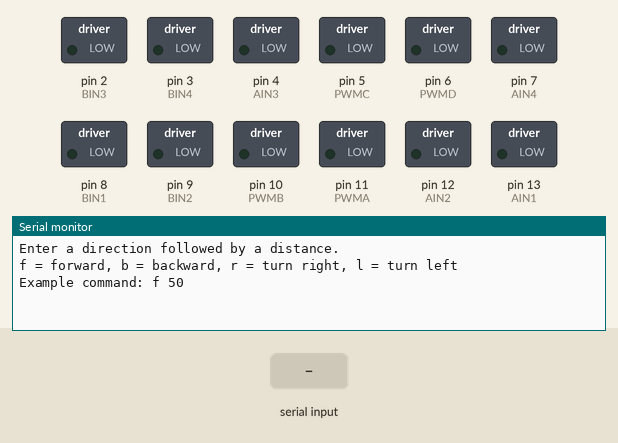
A sketch run on a simulated Arduino Uno, built with avr-gcc and run on an emulated ATmega328P. Shown: switched loads named in the sketch (green lamp = pin HIGH), the last lines printed to the serial monitor. Inputs (shaded band) come from the test bench.

Above: at 1.2 s.
1.3 s: "f\n" received over Serial
At 4.1 s:
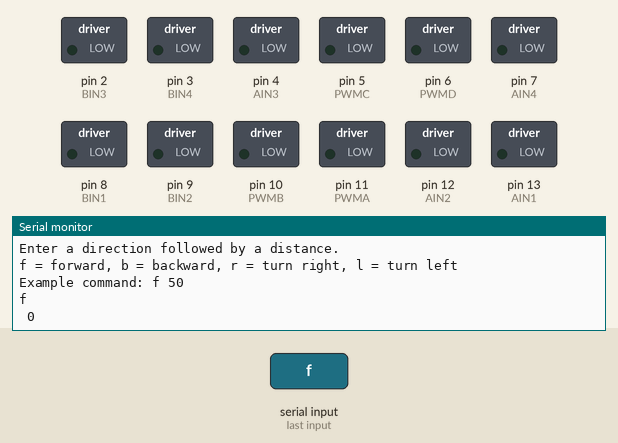
4.3 s: "b\n" received over Serial
At 6.7 s:
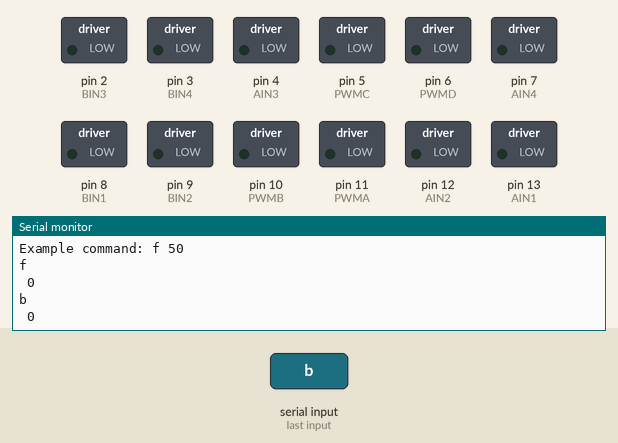
7.3 s: "r\n" received over Serial
At 10.2 s:
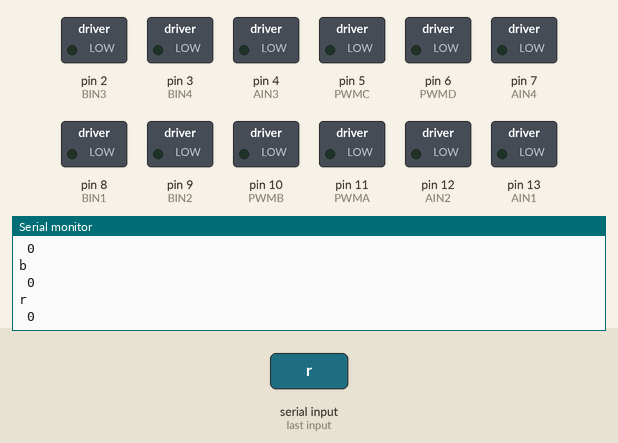

The sketch:

4_Motors_Test.ino
```cpp
// Main right motor (back)
const int AIN1 = 13;           //control pin 1 on the motor driver for the right motor
const int AIN2 = 12;            //control pin 2 on the motor driver for the right motor
const int PWMA = 11;            //speed control pin on the motor driver for the right motor

// Secondary right motor (front)
const int AIN4 = 7;
const int AIN3 = 4;
const int PWMC = 5;

// Main left motor (back)
const int PWMB = 10;           //speed control pin on the motor driver for the left motor
const int BIN2 = 9;           //control pin 2 on the motor driver for the left motor
const int BIN1 = 8;           //control pin 1 on the motor driver for the left motor

// Secondary left motor (front)
const int PWMD = 6;
const int BIN4 = 3;
const int BIN3 = 2;

const int driveTime = 20;      //this is the number of milliseconds that it takes the robot to drive 1 inch
                               //it is set so that if you tell the robot to drive forward 25 units, the robot drives about 25 inches

const int turnTime = 8;        //this is the number of milliseconds that it takes to turn the robot 1 degree
                               //it is set so that if you tell the robot to turn right 90 units, the robot turns about 90 degrees

                               //Note: these numbers will vary a little bit based on how you mount your motors, the friction of the
                               //surface that your driving on, and fluctuations in the power to the motors.
                               //You can change the driveTime and turnTime to make them more accurate

String botDirection;           //the direction that the robot will drive in (this change which direction the two motors spin in)
String distance;               //the distance to travel in each direction

/********************************************************************************/
void setup(){
  //set the motor control pins as outputs
  // Main right motor (back)
  pinMode(AIN1, OUTPUT);
  pinMode(AIN2, OUTPUT);
  pinMode(PWMA, OUTPUT);

  // Secondary right motor (front)
  pinMode(AIN4, OUTPUT);
  pinMode(AIN3, OUTPUT);
  pinMode(PWMC, OUTPUT);

  // Main left motor (back)
  pinMode(BIN1, OUTPUT);
  pinMode(BIN2, OUTPUT);
  pinMode(PWMB, OUTPUT);


  // Secondary left motor (front)
  pinMode(BIN3, OUTPUT);
  pinMode(BIN4, OUTPUT);
  pinMode(PWMD, OUTPUT);

  Serial.begin(9600);           //begin serial communication with the computer

  //prompt the user to enter a command
  Serial.println("Enter a direction followed by a distance.");
  Serial.println("f = forward, b = backward, r = turn right, l = turn left");
  Serial.println("Example command: f 50");
}

/********************************************************************************/
void loop(){

  if (Serial.available() > 0){                         //if the user has sent a command to the RedBoard
    botDirection = Serial.readStringUntil(' ');       //read the characters in the command until you reach the first space
    distance = Serial.readStringUntil(' ');           //read the characters in the command until you reach the second space

    //print the command that was just received in the serial monitor
    Serial.print(botDirection);
    Serial.print(" ");
    Serial.println(distance.toInt());

    if (botDirection == "f")                         //if the entered direction is forward
    {
      rightmotorBack(-200);                                //drive the right wheel forward
      leftmotorBack(200);                                 //drive the left wheel forward
      rightmotorFront(-200);                                //drive the right wheel forward
      leftmotorFront(200);
      delay(driveTime * distance.toInt());            //drive the motors long enough travel the entered distance
      rightmotorBack(0);                                  //turn the right motor off
      leftmotorBack(0);                                   //turn the left motor off
      rightmotorFront(0);
      leftmotorFront(0);
      Serial.print("This Worked Hopefully");
      int data;
      data = Serial.read();
      Serial.print(data);

    }
    else if (botDirection == "b")                    //if the entered direction is backward
    {
      rightmotorBack(200);                               //drive the right wheel forward
      leftmotorBack(-200);                                //drive the left wheel forward
      rightmotorFront(200);
      leftmotorFront(-200);
      delay(driveTime * distance.toInt());            //drive the motors long enough travel the entered distance
      rightmotorBack(0);                                  //turn the right motor off
      leftmotorBack(0);                                   //turn the left motor off
      rightmotorFront(0);
      leftmotorFront(0);
    }
    else if (botDirection == "r")                     //if the entered direction is right
    {
      rightmotorBack(200);                               //drive the right wheel forward
      leftmotorBack(255);                                 //drive the left wheel forward
      rightmotorFront(200);
      leftmotorFront(255);
      delay(turnTime * distance.toInt());             //drive the motors long enough turn the entered distance
      rightmotorBack(0);                                  //turn the right motor off
      leftmotorBack(0);                                   //turn the left motor off
      rightmotorFront(0);
      leftmotorFront(0);
    }
    else if (botDirection == "l")                   //if the entered direction is left
    {
      rightmotorBack(-255);                                //drive the right wheel forward
      leftmotorBack(-200);                                //drive the left wheel forward
      rightmotorFront(-255);
      leftmotorFront(-200);
      delay(turnTime * distance.toInt());             //drive the motors long enough turn the entered distance
      rightmotorBack(0);                                  //turn the right motor off
      leftmotorBack(0);                                   //turn the left motor off
      rightmotorFront(0);
      leftmotorFront(0);
    }
  }

  else
  {
    rightmotorBack(0);                                  //turn the right motor off
    leftmotorBack(0);                                   //turn the left motor off
    rightmotorFront(0);
    leftmotorFront(0);

  }
}

/********************************************************************************/

// Main (Back) Right Motor
void rightmotorBack(int motorSpeed){                       //function for driving the right motor
  if (motorSpeed > 0)                                 //if the motor should drive forward (positive speed)
  {
    digitalWrite(AIN1, HIGH);                         //set pin 1 to high
    digitalWrite(AIN2, LOW);                          //set pin 2 to low
  }
  else if (motorSpeed < 0)                            //if the motor should drive backward (negative speed)
  {
    digitalWrite(AIN1, LOW);                          //set pin 1 to low
    digitalWrite(AIN2, HIGH);                         //set pin 2 to high
  }
  else                                                //if the motor should stop
  {
    digitalWrite(AIN1, LOW);                          //set pin 1 to low
    digitalWrite(AIN2, LOW);                          //set pin 2 to low
  }
  analogWrite(PWMA, abs(motorSpeed));                 //now that the motor direction is set, drive it at the entered speed
}


// Secondary (Front) Right Motor
void rightmotorFront(int motorSpeed){                       //function for driving the right motor
  if (motorSpeed > 0)                                 //if the motor should drive forward (positive speed)
  {
    digitalWrite(AIN4, HIGH);                         //set pin 1 to high
    digitalWrite(AIN3, LOW);                          //set pin 2 to low
  }
  else if (motorSpeed < 0)                            //if the motor should drive backward (negative speed)
  {
    digitalWrite(AIN4, LOW);                          //set pin 1 to low
    digitalWrite(AIN3, HIGH);                         //set pin 2 to high
  }
  else                                                //if the motor should stop
  {
    digitalWrite(AIN4, LOW);                          //set pin 1 to low
    digitalWrite(AIN3, LOW);                          //set pin 2 to low
  }
  analogWrite(PWMC, abs(motorSpeed));                 //now that the motor direction is set, drive it at the entered speed
}


/********************************************************************************/
// Main (Back) Left Motor
void leftmotorBack(int motorSpeed){                        //function for driving the left motor

  if (motorSpeed > 0)                                 //if the motor should drive forward (positive speed)
  {
    digitalWrite(BIN1, HIGH);                         //set pin 1 to high
    digitalWrite(BIN2, LOW);                          //set pin 2 to low
  }
  else if (motorSpeed < 0)                            //if the motor should drive backward (negative speed)
  {
    digitalWrite(BIN1, LOW);                          //set pin 1 to low
    digitalWrite(BIN2, HIGH);                         //set pin 2 to high
  }
  else                                                //if the motor should stop
  {
    digitalWrite(BIN1, LOW);                          //set pin 1 to low
    digitalWrite(BIN2, LOW);                          //set pin 2 to low
  }
  analogWrite(PWMB, abs(motorSpeed));                 //now that the motor direction is set, drive it at the entered speed
}


// Secondary (Front) Left Motor
void leftmotorFront(int motorSpeed){                        //function for driving the left motor

  if (motorSpeed > 0)                                 //if the motor should drive forward (positive speed)
  {
    digitalWrite(BIN3, HIGH);                         //set pin 1 to high
    digitalWrite(BIN4, LOW);                          //set pin 2 to low
  }
  else if (motorSpeed < 0)                            //if the motor should drive backward (negative speed)
  {
    digitalWrite(BIN3, LOW);                          //set pin 1 to low
    digitalWrite(BIN4, HIGH);                         //set pin 2 to high
  }
  else                                                //if the motor should stop
  {
    digitalWrite(BIN3, LOW);                          //set pin 1 to low
    digitalWrite(BIN4, LOW);                          //set pin 2 to low
  }
  analogWrite(PWMD, abs(motorSpeed));                 //now that the motor direction is set, drive it at the entered speed
}
/********************************************************************************/
```

Measured:
- after the input at 1.3 s, the serial monitor: prints a new line after 2.0 s (image 1)
- after the input at 4.3 s, the serial monitor: prints a new line after 2.0 s (image 2)
- after the input at 7.3 s, the serial monitor: prints a new line after 2.0 s (image 3)
